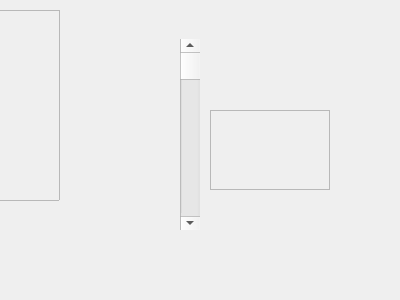
<?xml version="1.0" encoding="UTF-8"?>
<ui version="4.0">
 <class>ListOfFiles</class>
 <widget class="QWidget" name="ListOfFiles">
  <property name="geometry">
   <rect>
    <x>0</x>
    <y>0</y>
    <width>400</width>
    <height>300</height>
   </rect>
  </property>
  <property name="windowTitle">
   <string>Form</string>
  </property>
  <widget class="QScrollBar" name="verticalScrollBar">
   <property name="geometry">
    <rect>
     <x>180</x>
     <y>39</y>
     <width>20</width>
     <height>191</height>
    </rect>
   </property>
   <property name="orientation">
    <enum>Qt::Vertical</enum>
   </property>
  </widget>
  <widget class="QScrollArea" name="scrollArea">
   <property name="geometry">
    <rect>
     <x>-60</x>
     <y>10</y>
     <width>120</width>
     <height>191</height>
    </rect>
   </property>
   <property name="widgetResizable">
    <bool>true</bool>
   </property>
   <widget class="QWidget" name="scrollAreaWidgetContents">
    <property name="geometry">
     <rect>
      <x>0</x>
      <y>0</y>
      <width>118</width>
      <height>189</height>
     </rect>
    </property>
   </widget>
  </widget>
  <widget class="QScrollArea" name="scrollArea_2">
   <property name="geometry">
    <rect>
     <x>210</x>
     <y>110</y>
     <width>120</width>
     <height>80</height>
    </rect>
   </property>
   <property name="widgetResizable">
    <bool>true</bool>
   </property>
   <widget class="QWidget" name="scrollAreaWidgetContents_2">
    <property name="geometry">
     <rect>
      <x>0</x>
      <y>0</y>
      <width>118</width>
      <height>78</height>
     </rect>
    </property>
   </widget>
  </widget>
 </widget>
 <resources/>
 <connections/>
</ui>
